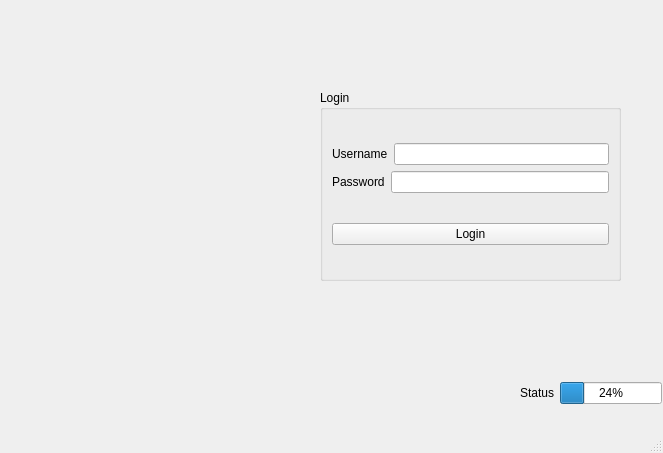
<?xml version="1.0" encoding="UTF-8"?>
<ui version="4.0">
 <class>MainWindow</class>
 <widget class="QMainWindow" name="MainWindow">
  <property name="geometry">
   <rect>
    <x>0</x>
    <y>0</y>
    <width>663</width>
    <height>453</height>
   </rect>
  </property>
  <property name="windowTitle">
   <string>MainWindow</string>
  </property>
  <widget class="QWidget" name="centralwidget">
   <widget class="QGroupBox" name="groupBox">
    <property name="geometry">
     <rect>
      <x>320</x>
      <y>90</y>
      <width>301</width>
      <height>191</height>
     </rect>
    </property>
    <property name="title">
     <string>Login</string>
    </property>
    <layout class="QVBoxLayout" name="verticalLayout_2">
     <item>
      <layout class="QVBoxLayout" name="verticalLayout">
       <item>
        <layout class="QHBoxLayout" name="horizontalLayout">
         <item>
          <widget class="QLabel" name="label">
           <property name="text">
            <string>Username</string>
           </property>
          </widget>
         </item>
         <item>
          <widget class="QLineEdit" name="lineEdit_username"/>
         </item>
        </layout>
       </item>
       <item>
        <layout class="QHBoxLayout" name="horizontalLayout_2">
         <item>
          <widget class="QLabel" name="label_2">
           <property name="text">
            <string>Password</string>
           </property>
          </widget>
         </item>
         <item>
          <widget class="QLineEdit" name="lineEdit_password">
           <property name="echoMode">
            <enum>QLineEdit::EchoMode::Password</enum>
           </property>
          </widget>
         </item>
        </layout>
       </item>
      </layout>
     </item>
     <item>
      <widget class="QPushButton" name="pushButton_login">
       <property name="sizePolicy">
        <sizepolicy hsizetype="Minimum" vsizetype="Fixed">
         <horstretch>0</horstretch>
         <verstretch>0</verstretch>
        </sizepolicy>
       </property>
       <property name="text">
        <string>Login</string>
       </property>
      </widget>
     </item>
    </layout>
   </widget>
   <widget class="QLabel" name="label_pic">
    <property name="geometry">
     <rect>
      <x>60</x>
      <y>110</y>
      <width>171</width>
      <height>171</height>
     </rect>
    </property>
    <property name="text">
     <string/>
    </property>
   </widget>
   <widget class="QWidget" name="">
    <property name="geometry">
     <rect>
      <x>520</x>
      <y>380</y>
      <width>142</width>
      <height>26</height>
     </rect>
    </property>
    <layout class="QHBoxLayout" name="horizontalLayout_3">
     <item>
      <widget class="QLabel" name="label_3">
       <property name="text">
        <string>Status</string>
       </property>
      </widget>
     </item>
     <item>
      <widget class="QProgressBar" name="progressBar">
       <property name="value">
        <number>24</number>
       </property>
      </widget>
     </item>
    </layout>
   </widget>
  </widget>
  <widget class="QMenuBar" name="menubar">
   <property name="geometry">
    <rect>
     <x>0</x>
     <y>0</y>
     <width>663</width>
     <height>21</height>
    </rect>
   </property>
  </widget>
  <widget class="QStatusBar" name="statusbar"/>
 </widget>
 <resources/>
 <connections/>
</ui>
